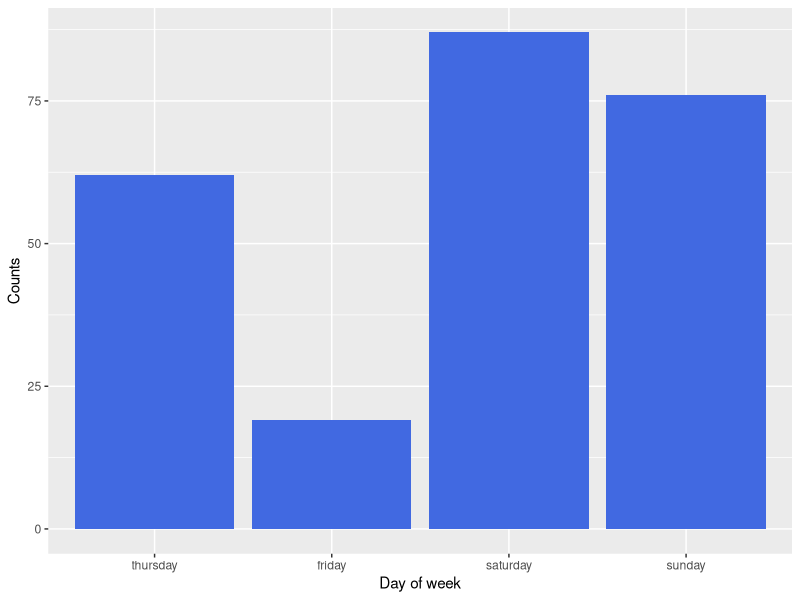
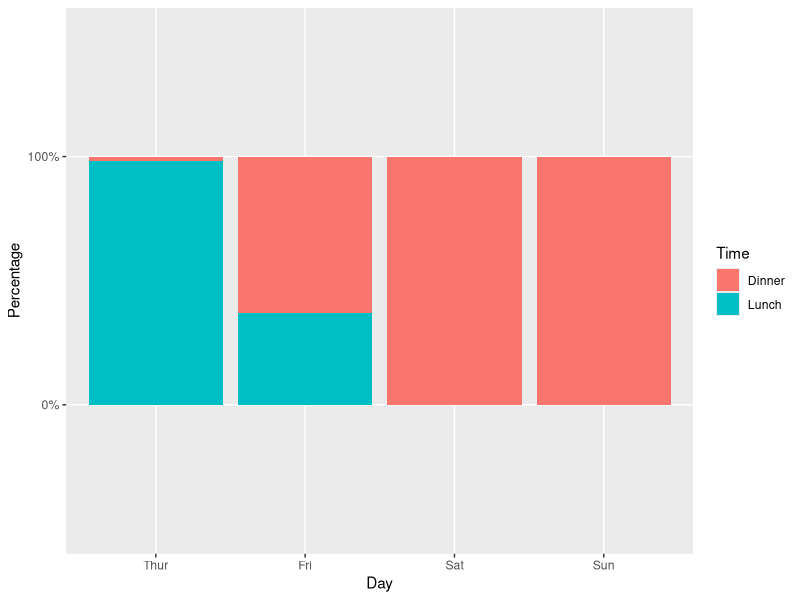
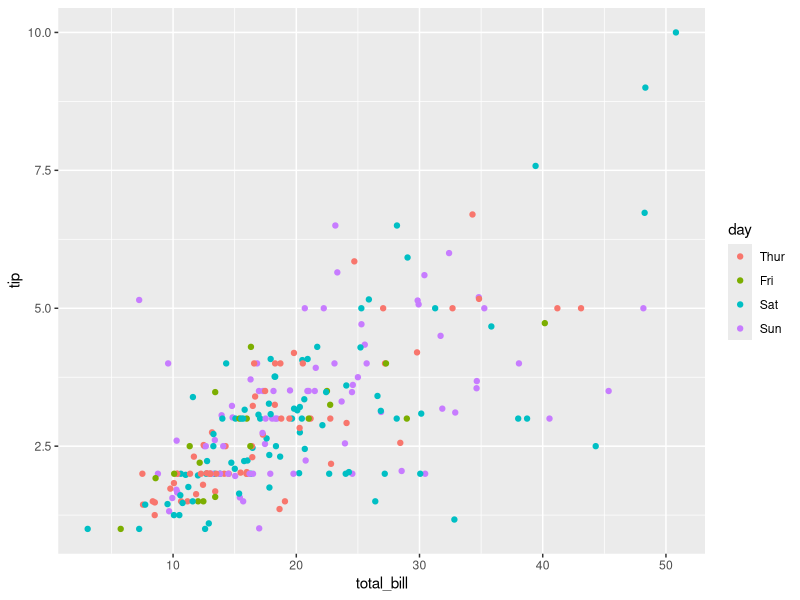
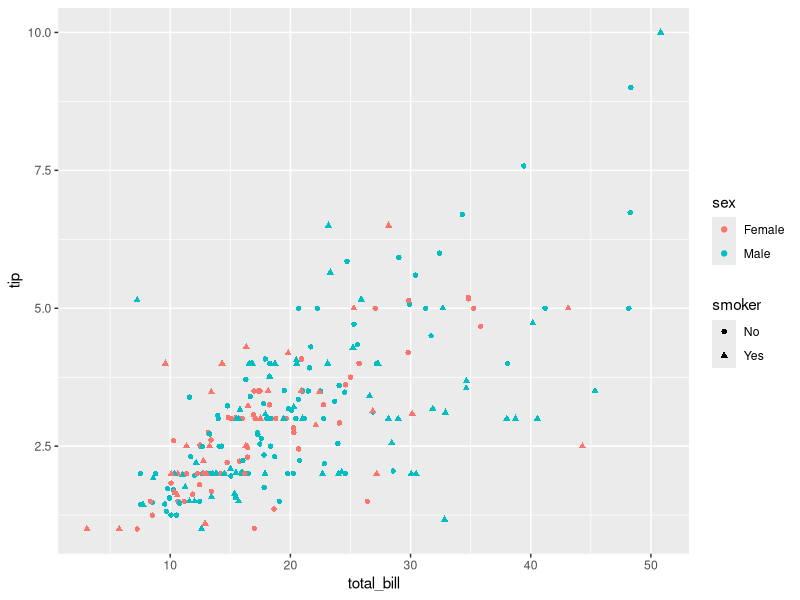
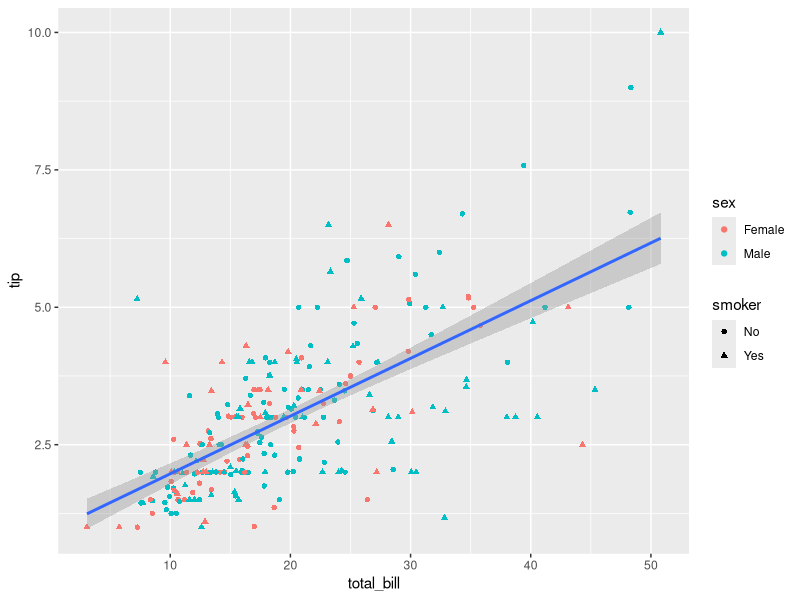
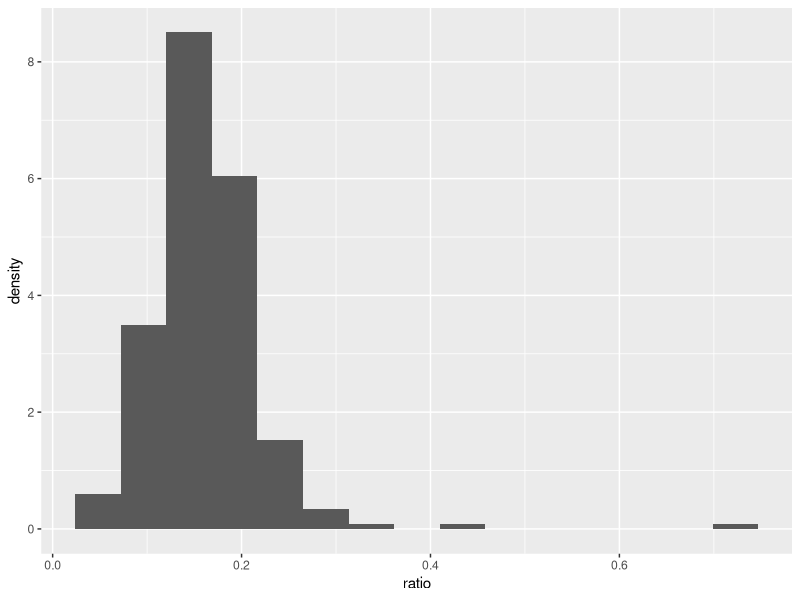
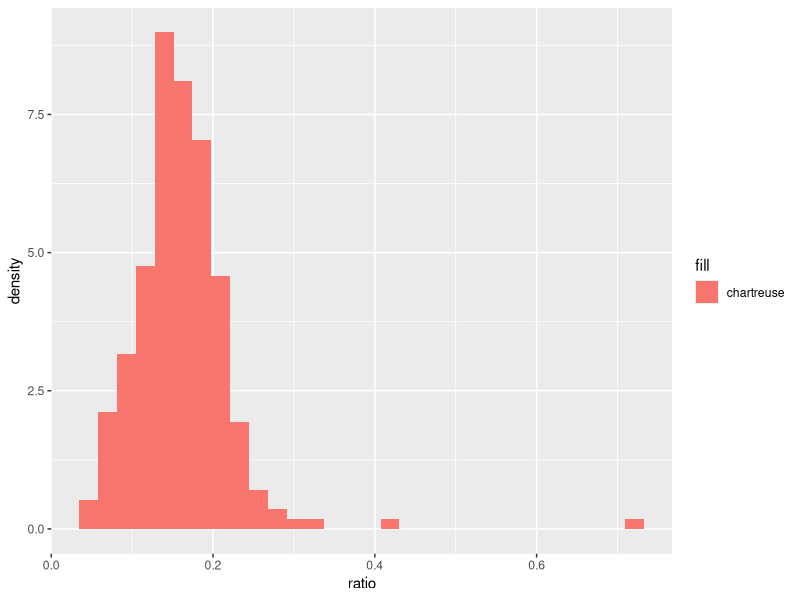
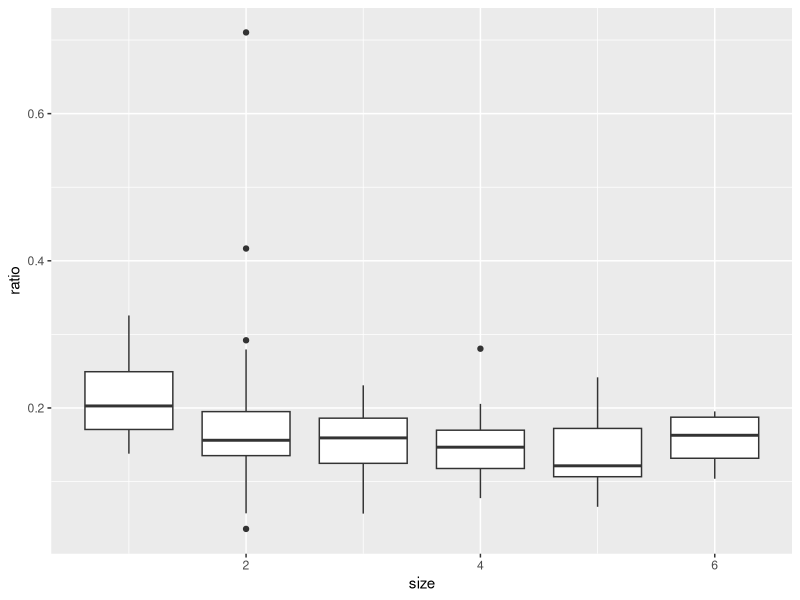

Write the R code that produced these figures, in order.
###% --------- R kodutöö nr. 4 ---------


# ----- 1. Tulpdiagamm esinemissagedustega -----

# Jootraha andmestik paketist reshape2:

library(reshape2)

jootraha <- tips
jootraha$day <- factor(jootraha$day, levels = c("Thur", "Fri", "Sat", "Sun"))

# Tutvu andmetega:

summary(jootraha)


# 1.1 ÜLESANDED

# Ülesande 1 lahendus

library(ggplot2)

# Ülesande 2 lahendus

j1 <- ggplot(jootraha, aes(x = day)) + 
  geom_bar(fill = "royalblue")  + 
  scale_x_discrete(name = "Day of week", 
                   limits = c("Thur", "Fri", "Sat", "Sun"),
                   labels = c("thursday", "friday", "saturday", "sunday"))  +
  ylab(label = "Counts")
j1


###% ----- 2. Tulpdiagamm osakaaludega -----

# Vaata tunnuste nimed üle (nädalapäev: day, söögiaeg: time):

names(jootraha)


# 2.1 ÜLESANDED

# Ülesande 1 lahendus

library(scales)

j1 <- ggplot(jootraha, aes(x = day, fill = time)) + 
  geom_bar(position = "fill")  +
  scale_y_discrete(name = "Percentage",
                   limits = c(0, 1),
                   labels = c("0%", "100%")) + 
  scale_fill_hue(name = "Time") +
  xlab(label = "Day")
j1


###% ----- 3. Hajuvusdiagramm 1 -----

# Tunnuste nimed andmestikus(total_bill on arve, tip on jootraha dollarites, day nädalapäev):

names(jootraha)


# 3.1 ÜLESANDED

# Ülesande 1 lahendus

j1 <- ggplot(jootraha, aes(x = total_bill, y = tip)) + 
  geom_point(aes(color = day)) +
  scale_color_hue(limits = c("Thur", "Fri", "Sat", "Sun"))

j1

# Ülesande 2 lahendus

suurim  <- "Sat"


###% ----- 4. Hajuvusdiagramm 2 -----

# Tunnuste nimed andmestikus(total_bill on arve, tip on jootraha dollarites, sex sugu, smoker suitsetaja olemasolu):

names(jootraha)


# 4.1 ÜLESANDED

# Ülesande 1 lahendus

j1 <- ggplot(jootraha, aes(x = total_bill, y = tip)) + 
  geom_point(aes(color = sex, shape = smoker)) 
j1

# Ülesande 2 lahendus

j1 + geom_smooth(method = lm)


###% ----- 5. Histogramm jaotuse iseloomustamiseks -----

# Tunnuste nimed andmestikus (total_bill on arve, tip on jootraha dollarites):

names(jootraha)


# 5.1 ÜLESANDED

# Ülesande 1 lahendus

jootraha$ratio <- jootraha$tip/jootraha$total_bill

# Ülesande 2 lahendus

ggplot(jootraha, aes(x = ratio, y = ..density..)) + 
  geom_histogram(bins = 15)

# Ülesande 3 lahendus

erind <- "Dinner"


###% ----- 6. Histogrammi värvi muutmine -----

ggplot(jootraha, aes(x = ratio, y = ..density..)) + 
  geom_histogram(aes(fill = "chartreuse"))


# 6.1 ÜLESANDED

# Ülesande 1 lahendus

# Õige vastuse number kommentaarina: 3


###% ----- 7. Karpdiagrammid -----

# Tunnuste nimed andmestikus (size - laudkonna suurus):

names(jootraha)


# 7.1 ÜLESANDED

# Ülesande 1 lahendus

j1 <- ggplot(jootraha, aes(x = size, y = ratio, group = size)) + 
  geom_boxplot()
j1

# Ülesande 2 lahendus

j1 + labs(x = "laudkonna suurus", 
          y = "jootraha ja arve suhe")

# Ülesande 3 lahendus

tabel <- table(jootraha$size)
tabel


###% ----- 8. Joondiagramm 1 -----

# Tunnuste nimed andmestikus (total_bill on arve, tip on jootraha dollarites, size laudkonna suurus):

names(jootraha)


# 8.1 ÜLESANDED

# Ülesande 1 lahendus

jootraha$tip.per.person <- jootraha$tip/jootraha$size

# Ülesande 2 lahendus

ggplot(jootraha, aes(x = size, y = tip.per.person)) + 
  stat_summary(geom = "line",  fun.y = mean)  + 
  scale_x_continuous(breaks = 1:6)


###% ----- 9. Joondiagramm 2 -----

# Tunnuste nimed andmestikus:

names(jootraha)


# 9.1 ÜLESANDED

# Ülesande 1 lahendus

ggplot(jootraha, aes(x = size, y = tip.per.person, color = sex)) + 
  stat_summary(geom = "line",  fun.y = mean)  + 
  scale_x_continuous(breaks = 1:6)


###% ----- 10. Joondiagramm 3 -----

# Tunnuste nimed andmestikus:

names(jootraha)


# 10.1 ÜLESANDED

# Ülesande 1 lahendus

ggplot(jootraha, aes(x = size, y = tip.per.person, linetype = sex)) + 
  stat_summary(geom = "line",  fun.y = mean)  + 
  scale_x_continuous(breaks = 1:6)
